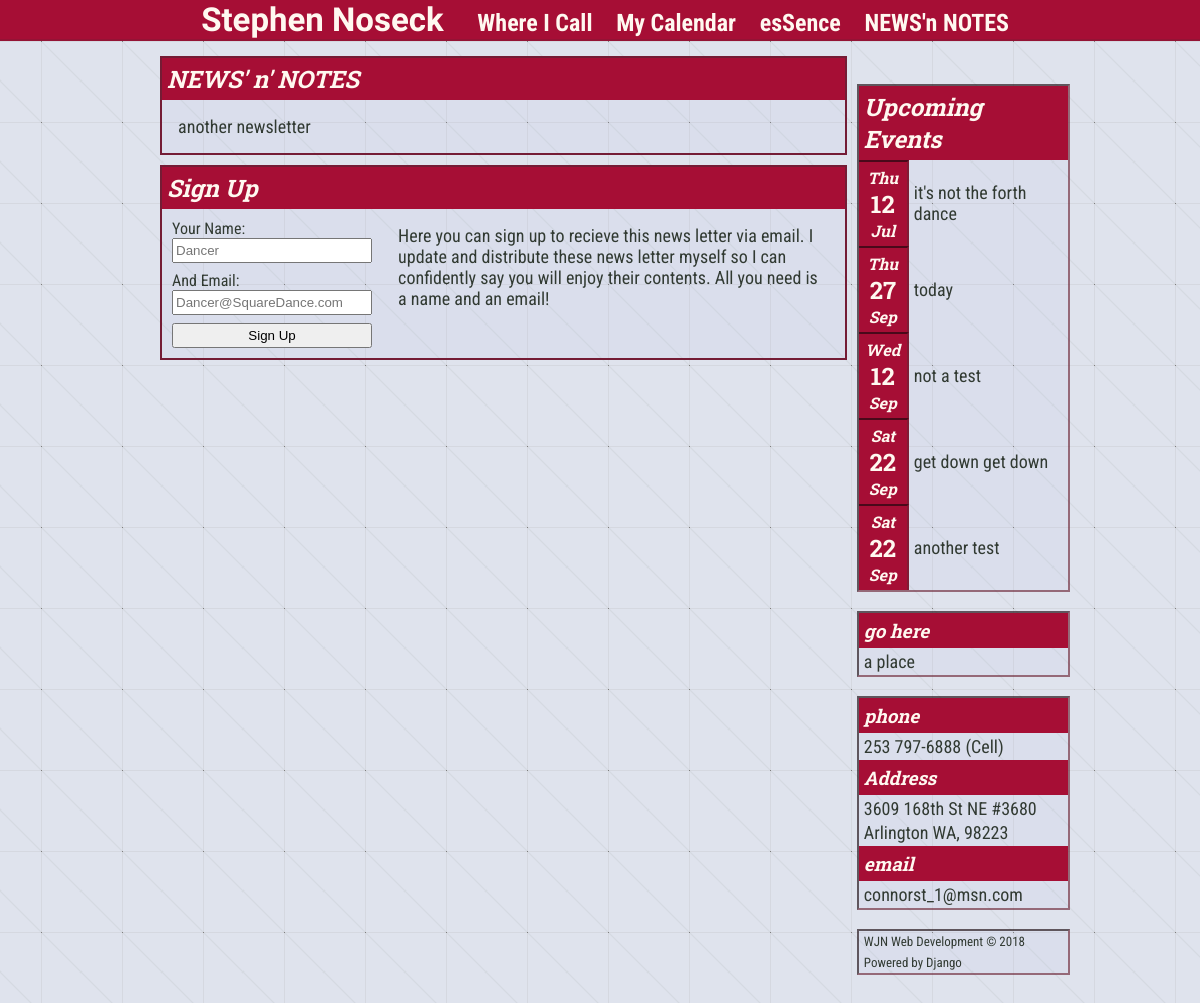
Screenshot of /newsnnotes with the database file from the repository.
### Stevie/models.py (models this page shows, shortened)
class Post(models.Model):
    HOME = 'HM'
    VENUES = 'VN'
    CALENDAR = 'CL'
    ESSENSE = 'ES'
    SIDEBAR = 'SB'
    CONTACT_INFO = 'CI'
    NEWSN_NOTES = 'NN'
    PAGE_INDEX = (
        (HOME, 'Home'),
        (VENUES, 'Venues'),
        (CALENDAR, 'Calendar'),
        (ESSENSE, 'esSense'),
        (SIDEBAR, 'Sidebar'),
        (CONTACT_INFO, 'Contact Info'),
        (NEWSN_NOTES, 'NEWS\'n NOTES')
    )
    title = models.CharField(max_length=100, blank=True, null=True)
    text = models.TextField(blank=True, null=True)
    page = models.CharField(max_length=2, choices=PAGE_INDEX)
    address = models.CharField(max_length=100, blank=True, null=True)
    venue = models.CharField(max_length=100, blank=True, null=True)
    letter = models.FileField(upload_to='newsletters', blank=True, null=True)

class Calendar(models.Model):
    title = models.CharField(max_length=100)
    date_time = models.DateTimeField()
    address = models.CharField(max_length=100)
    venue = models.CharField(max_length=100)
    description = models.TextField()
    flyer = models.ImageField(upload_to='flyers', blank=True, null=True)
    event_site = models.URLField(blank=True, null=True)
    def getMonth(self):
        return self.date_time.strftime('%b')
    def dayOfWeek(self):
        return self.date_time.strftime('%a')

### Stevie/views.py (the view)
# urls.py: path('newsnnotes', views.newsnnotes, name="newsnnotes")
def newsnnotes(request):
    cal = Calendar.objects.all()[:5]
    side = Post.objects.filter(page='SB')
    info = Post.objects.filter(page='CI')
    post = Post.objects.filter(page='NN')
    context = {'post' : post, 'title': '- NEWS\'n NOTES', 'side': side, 'info': info, 'cal': cal}
    return render(request, 'Stevie/letterIndex.html', context)

### Stevie/templates/Stevie/letterIndex.html (shortened to what this page needs)
{% extends 'layout.html' %}
{% block content %}
    <div>
        {% if post %}
            {% for p in post %}
                <section>
                    <h1>{{ p.title }}</h1>
                    <div class="text">
                        <p>{{ p.text|linebreaks }}</p>
                    </div>
                </section>
            {% endfor %}
        {% else %}
            <p style="display: none">There isn't anything here...</p>
        {% endif %}
        <section>
            <h1>Sign Up</h1>
            <div class="sign-up-wrapper">
                <form method="POST" action="/essense/" class="sign-up-form">
                    <div>
                        <label>Your Name:</label>
                    </div>
                    <div>
                        <input type="text" name="name" placeholder="Dancer">
                    </div>
                    <div style="margin-top:8px">
                        <label>And Email:</label>
                    </div>
                    <div>
                        <input type="text" name="email" placeholder="Dancer@SquareDance.com">
                    </div>
                    <div style="margin-top: 8px;">
                        <input type="submit" value="Sign Up">
                    </div>
                </form>
                <div class="sign-up-text">
                    <p>
                        Here you can sign up to recieve this news letter via email. I update and distribute these news letter myself so I can confidently say you will enjoy their contents. All you need is a name and an email!
                    </p>
                </div>
            </div>
        </section>
    </div>
{% endblock content %}

### Stevie/templates/Stevie/sidebar.html
<div>
    {% if cal %}
        {% include 'Stevie/sideCal.html' %}
    {% endif %}
</div>
<br>
<div>
    {% if side %}
        {% for s in side %}
            <section>
                <h3>{{ s.title }}</h3>
                <p>{{ s.text|linebreaks }}</p>
            </section>
        {% endfor %}
    {% else %}
        <p style="display: none">no links</p>
    {% endif %}
</div>
<br>
<div>
    {% if info %}
        {% for i in info %}
            <section>
                <h3>{{ i.title }}</h3>
                <p>{{ i.text|linebreaks }}</p>
            </section>
        {% endfor %}
    {% else %}
        <p style="display: none">no contact info</p>
    {% endif %}
</div>
<br>
<div class="foot">
    {% include 'Stevie/footer.html' %}
</div>

### Stevie/templates/Stevie/sideCal.html (shortened to what this page needs)
<section class="cal-title"><h1>Upcoming Events</h1></section>
    {% for c in cal %}
        <section class="cal-sec">
            <article>
                    <span class="cal-box">
                        <h4>{{ c.dayOfWeek }}</h4>
                        <h2>{{ c.date_time.day}}</h2>
                        <h4>{{ c.getMonth }}</h4>
                    </span>
            </article>
                {% if c.event_site %}
                    <a href="{{ c.event_site }}">
                {% endif %}
                    <p>{{ c.title }}</p>
                {% if c.event_site %}
                    </a>
                {% endif %}
        </section>
    {% endfor %}

### Stevie/static/styles.css (style rules this page uses)
body { background-color: #d3d9e6b6; background-image: url("./axiom-pattern.png"); text-align: center; color: #313a32; font-family: 'Roboto Condensed', sans-serif; }
p { font-size: 18px; }
h1, h2, h3, h4, h5, h6 { font-family: 'Roboto Slab', serif; color: #fff8f0; }
@media screen and (min-width: 400px) { .cal-sec { display: grid; grid-template-columns: 50px 1fr; } }
@media screen and (min-width: 767px) { .cal-sec { display: grid; grid-template-columns: 50px 1fr; } }
a { text-decoration: none; color: #313a32; }
.content p { margin: 16px; }
.text { z-index: 1; }
section { border: 2px solid #741C35; background-color: #9eacda15; margin-top: 10px; text-align: left; overflow: auto; }
form { margin: 10px; text-align: left; }
.sign-up-wrapper { display: grid; grid-template-columns: auto 1fr; }
input { width: 200px; height: 25px; }
section h1, h3, h4 { background-color: #a60e35; font-weight: bold; font-stretch: expanded; font-style: italic; margin: 0; padding: 5px; }
.side section { background-image: none; border: none; margin: 0; }
.side div { border: #6b2436a2 inset 2px; }
.side p { margin: 3px 5px; }
.cal-title { background-color: #a60e35; display: grid; grid-template-columns: 2fr auto 3fr; }
.cal-title h1 { grid-column: 2; }
.cal-sec p, .cal-sec a { margin-top: auto; margin-bottom: auto; }
.cal-box { text-align: center; }
.cal-box :first-child { margin-top: 5px; }
.cal-box :last-child { margin-bottom: 5px; }
article { background-color: #a60e35; border: #6b2436a2 inset 2px; border-left: none; border-bottom: none; }
article * { margin: 0 3px; padding: 0; }

### rows the page displays
Post: title "NEWS' n' NOTES", text "another newsletter"
Calendar: dayOfWeek "Thu", date_time.day "12", getMonth "Jul", title "it's not the forth dance"
Calendar: dayOfWeek "Thu", date_time.day "27", getMonth "Sep", title "today"
Calendar: dayOfWeek "Wed", date_time.day "12", getMonth "Sep", title "not a test"
Calendar: dayOfWeek "Sat", date_time.day "22", getMonth "Sep", title "get down get down"
Calendar: dayOfWeek "Sat", date_time.day "22", getMonth "Sep", title "another test"
Post: title "go here", text "a place"
Post: title "phone", text "253 797-6888 (Cell)"
Post: title "Address", text "3609 168th St NE #3680 Arlington WA, 98223"
Post: title "email", text "connorst_1@msn.com"
